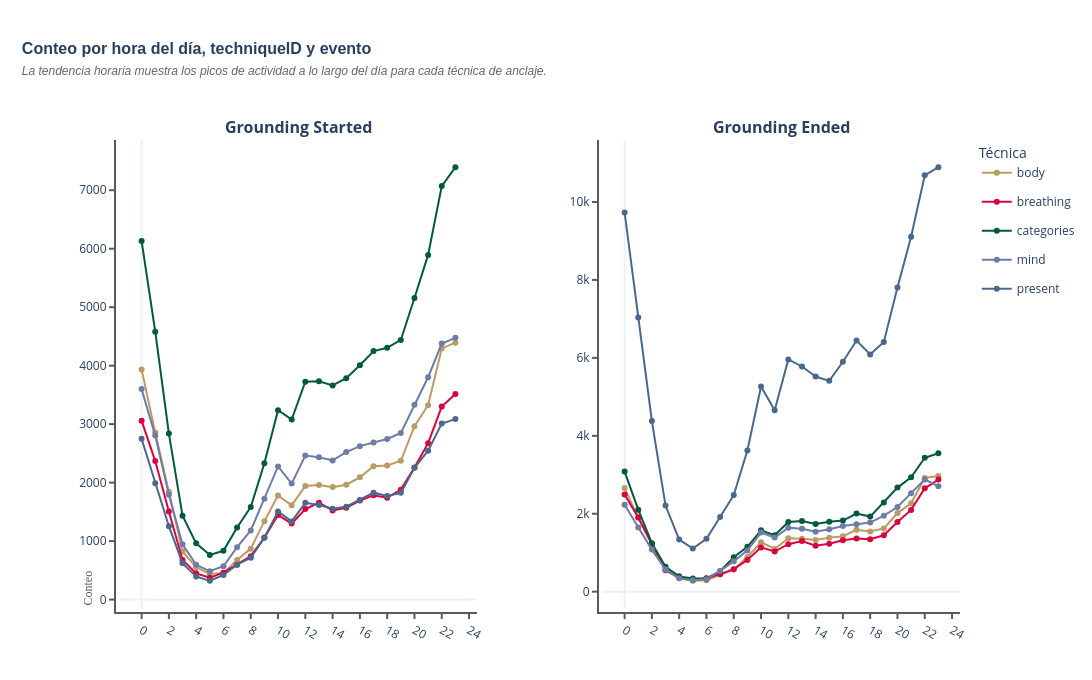

Notebook code cell kept with this figure:
### Code cell
#? 2. Visualizacion por hora del dia (0-23) segmentada por techniqueID

from plotly.subplots import make_subplots
import plotly.graph_objects as go

#? Agregacion por hora y techniqueID
agrupacion_hora_tech = (
    data_cleaned.groupby(['hora', 'techniqueID'])[['Grounding Started', 'Grounding Ended']]
    .sum()
    .reset_index()
)

events = ['Grounding Started', 'Grounding Ended']
fig = make_subplots(
    rows=1, cols=2,
    subplot_titles=[f'<b>{e}</b>' for e in events],
    horizontal_spacing=0.15
)

techniques = agrupacion_hora_tech['techniqueID'].unique()
shown_legends = set()

for col_idx, event in enumerate(events, start=1):
    for tech in techniques:
        tech_data = (agrupacion_hora_tech[agrupacion_hora_tech['techniqueID'] == tech]
                     .set_index('hora')
                     .reindex(range(24))
                     .reset_index()
                     .fillna(0))
        show_legend = tech not in shown_legends
        shown_legends.add(tech)
        fig.add_trace(
            go.Scatter(
                x=tech_data['hora'],
                y=tech_data[event],
                mode='lines+markers',
                name=tech,
                legendgroup=tech,
                showlegend=show_legend,
                line=dict(color=TECHNIQUE_COLORS.get(tech)),
                hovertemplate=f"Hora: %{{x}}:00<br>Eventos: %{{y:,.0f}}<br>Técnica: {tech}<extra></extra>"
            ),
            row=1, col=col_idx
        )

apply_dashboard_theme(
    fig,
    'Conteo por hora del día, techniqueID y evento',
    'La tendencia horaria muestra los picos de actividad a lo largo del día para cada técnica de anclaje.',
    height=680,
)
apply_dashboard_axes(fig, x_label='Hora del Día', y_label='Conteo', x_axis_label_distance=-0.2, y_axis_label_distance=-0.05)
fig.update_layout(legend_title='Técnica', hovermode='closest')
fig.update_xaxes(tickmode='linear', tick0=0, dtick=2)
fig.show()

### Figure 1 — Plotly figure (JSON) as saved in the notebook; plotly's stock layout.template omitted (floating-point values rounded to 4 significant figures)
{"data": [{"hovertemplate": "Hora: %{x}:00<br>Eventos: %{y:,.0f}<br>Técnica: body<extra></extra>", "legendgroup": "body", "line": {"color": "#BA9B65"}, "mode": "lines+markers", "name": "body", "showlegend": true, "x": [0, 1, 2, 3, 4, 5, 6, 7, 8, 9, 10, 11, 12, 13, 14, 15, 16, 17, 18, 19, 20, 21, 22, 23], "y": [3936, 2855, 1842, 822, 554, 439, 456, 676, 871, 1341, 1781, 1611, 1944, 1961, 1923, 1964, 2091, 2279, 2291, 2374, 2966, 3324, 4295, 4393], "type": "scatter", "xaxis": "x", "yaxis": "y"}, {"hovertemplate": "Hora: %{x}:00<br>Eventos: %{y:,.0f}<br>Técnica: breathing<extra></extra>", "legendgroup": "breathing", "line": {"color": "#D9043D"}, "mode": "lines+markers", "name": "breathing", "showlegend": true, "x": [0, 1, 2, 3, 4, 5, 6, 7, 8, 9, 10, 11, 12, 13, 14, 15, 16, 17, 18, 19, 20, 21, 22, 23], "y": [3059, 2368, 1507, 676, 448, 372, 459, 595, 742, 1060, 1446, 1299, 1548, 1656, 1525, 1570, 1692, 1782, 1740, 1880, 2259, 2675, 3301, 3514], "type": "scatter", "xaxis": "x", "yaxis": "y"}, {"hovertemplate": "Hora: %{x}:00<br>Eventos: %{y:,.0f}<br>Técnica: categories<extra></extra>", "legendgroup": "categories", "line": {"color": "#025940"}, "mode": "lines+markers", "name": "categories", "showlegend": true, "x": [0, 1, 2, 3, 4, 5, 6, 7, 8, 9, 10, 11, 12, 13, 14, 15, 16, 17, 18, 19, 20, 21, 22, 23], "y": [6132, 4581, 2838, 1434, 961, 762, 834, 1232, 1582, 2332, 3238, 3079, 3727, 3734, 3661, 3786, 4008, 4249, 4305, 4440, 5157, 5894, 7072, 7395], "type": "scatter", "xaxis": "x", "yaxis": "y"}, {"hovertemplate": "Hora: %{x}:00<br>Eventos: %{y:,.0f}<br>Técnica: mind<extra></extra>", "legendgroup": "mind", "line": {"color": "#6F7DA6"}, "mode": "lines+markers", "name": "mind", "showlegend": true, "x": [0, 1, 2, 3, 4, 5, 6, 7, 8, 9, 10, 11, 12, 13, 14, 15, 16, 17, 18, 19, 20, 21, 22, 23], "y": [3599, 2804, 1794, 944, 594, 484, 570, 895, 1183, 1722, 2277, 1983, 2463, 2434, 2379, 2522, 2624, 2686, 2746, 2848, 3333, 3802, 4377, 4476], "type": "scatter", "xaxis": "x", "yaxis": "y"}, {"hovertemplate": "Hora: %{x}:00<br>Eventos: %{y:,.0f}<br>Técnica: present<extra></extra>", "legendgroup": "present", "line": {"color": "#4A678C"}, "mode": "lines+markers", "name": "present", "showlegend": true, "x": [0, 1, 2, 3, 4, 5, 6, 7, 8, 9, 10, 11, 12, 13, 14, 15, 16, 17, 18, 19, 20, 21, 22, 23], "y": [2750, 1989, 1255, 619, 395, 320, 421, 596, 716, 1058, 1507, 1337, 1655, 1618, 1553, 1588, 1704, 1828, 1773, 1825, 2253, 2546, 3010, 3086], "type": "scatter", "xaxis": "x", "yaxis": "y"}, {"hovertemplate": "Hora: %{x}:00<br>Eventos: %{y:,.0f}<br>Técnica: body<extra></extra>", "legendgroup": "body", "line": {"color": "#BA9B65"}, "mode": "lines+markers", "name": "body", "showlegend": false, "x": [0, 1, 2, 3, 4, 5, 6, 7, 8, 9, 10, 11, 12, 13, 14, 15, 16, 17, 18, 19, 20, 21, 22, 23], "y": [2659, 1902, 1215, 545, 343, 278, 296, 437, 567, 891, 1268, 1097, 1372, 1357, 1327, 1387, 1423, 1589, 1546, 1624, 2016, 2270, 2917, 2967], "type": "scatter", "xaxis": "x2", "yaxis": "y2"}, {"hovertemplate": "Hora: %{x}:00<br>Eventos: %{y:,.0f}<br>Técnica: breathing<extra></extra>", "legendgroup": "breathing", "line": {"color": "#D9043D"}, "mode": "lines+markers", "name": "breathing", "showlegend": false, "x": [0, 1, 2, 3, 4, 5, 6, 7, 8, 9, 10, 11, 12, 13, 14, 15, 16, 17, 18, 19, 20, 21, 22, 23], "y": [2491, 1905, 1220, 558, 361, 299, 347, 451, 577, 812, 1137, 1031, 1218, 1302, 1181, 1232, 1322, 1363, 1346, 1447, 1789, 2099, 2653, 2878], "type": "scatter", "xaxis": "x2", "yaxis": "y2"}, {"hovertemplate": "Hora: %{x}:00<br>Eventos: %{y:,.0f}<br>Técnica: categories<extra></extra>", "legendgroup": "categories", "line": {"color": "#025940"}, "mode": "lines+markers", "name": "categories", "showlegend": false, "x": [0, 1, 2, 3, 4, 5, 6, 7, 8, 9, 10, 11, 12, 13, 14, 15, 16, 17, 18, 19, 20, 21, 22, 23], "y": [3083, 2104, 1246, 637, 393, 336, 341, 526, 884, 1150, 1574, 1448, 1787, 1812, 1739, 1795, 1826, 2006, 1927, 2289, 2671, 2936, 3436, 3551], "type": "scatter", "xaxis": "x2", "yaxis": "y2"}, {"hovertemplate": "Hora: %{x}:00<br>Eventos: %{y:,.0f}<br>Técnica: mind<extra></extra>", "legendgroup": "mind", "line": {"color": "#6F7DA6"}, "mode": "lines+markers", "name": "mind", "showlegend": false, "x": [0, 1, 2, 3, 4, 5, 6, 7, 8, 9, 10, 11, 12, 13, 14, 15, 16, 17, 18, 19, 20, 21, 22, 23], "y": [2229, 1646, 1080, 570, 345, 296, 322, 533, 779, 1060, 1518, 1388, 1639, 1612, 1540, 1600, 1684, 1733, 1773, 1950, 2172, 2529, 2877, 2705], "type": "scatter", "xaxis": "x2", "yaxis": "y2"}, {"hovertemplate": "Hora: %{x}:00<br>Eventos: %{y:,.0f}<br>Técnica: present<extra></extra>", "legendgroup": "present", "line": {"color": "#4A678C"}, "mode": "lines+markers", "name": "present", "showlegend": false, "x": [0, 1, 2, 3, 4, 5, 6, 7, 8, 9, 10, 11, 12, 13, 14, 15, 16, 17, 18, 19, 20, 21, 22, 23], "y": [9731, 7038, 4377, 2209, 1339, 1107, 1358, 1918, 2481, 3625, 5267, 4653, 5960, 5779, 5522, 5410, 5900, 6444, 6087, 6405, 7804, 9106, 10684, 10894], "type": "scatter", "xaxis": "x2", "yaxis": "y2"}], "layout": {"xaxis": {"anchor": "y", "domain": [0.0, 0.425], "showgrid": false, "title": {"text": ""}, "showline": true, "linewidth": 2, "linecolor": "#5A5A5C", "tickangle": 30, "ticks": "outside", "tickwidth": 2, "tickcolor": "#5A5A5C", "tickmode": "linear", "tick0": 0, "dtick": 2}, "yaxis": {"anchor": "x", "domain": [0.0, 1.0], "showgrid": false, "title": {"text": ""}, "showline": true, "linewidth": 2, "linecolor": "#5A5A5C", "ticks": "outside", "tickwidth": 2, "tickcolor": "#5A5A5C"}, "xaxis2": {"anchor": "y2", "domain": [0.575, 1.0], "showgrid": false, "title": {"text": ""}, "showline": true, "linewidth": 2, "linecolor": "#5A5A5C", "tickangle": 30, "ticks": "outside", "tickwidth": 2, "tickcolor": "#5A5A5C", "tickmode": "linear", "tick0": 0, "dtick": 2}, "yaxis2": {"anchor": "x2", "domain": [0.0, 1.0], "showgrid": false, "title": {"text": ""}, "showline": true, "linewidth": 2, "linecolor": "#5A5A5C", "ticks": "outside", "tickwidth": 2, "tickcolor": "#5A5A5C"}, "annotations": [{"font": {"size": 16}, "showarrow": false, "text": "<b>Grounding Started</b>", "x": 0.2125, "xanchor": "center", "xref": "paper", "y": 1.0, "yanchor": "bottom", "yref": "paper"}, {"font": {"size": 16}, "showarrow": false, "text": "<b>Grounding Ended</b>", "x": 0.7875, "xanchor": "center", "xref": "paper", "y": 1.0, "yanchor": "bottom", "yref": "paper"}, {"font": {"color": "#5A5A5C", "family": "Arial Black", "size": 12}, "showarrow": false, "text": "Hora del Día", "x": 0, "xanchor": "left", "xref": "paper", "y": -0.2, "yanchor": "bottom", "yref": "paper"}, {"font": {"color": "#5A5A5C", "family": "Arial Black", "size": 12}, "showarrow": false, "text": "Conteo", "textangle": -90, "x": -0.05, "xanchor": "left", "xref": "paper", "y": 0, "yanchor": "bottom", "yref": "paper"}], "title": {"font": {"size": 16, "family": "Arial"}, "text": "<b>Conteo por hora del día, techniqueID y evento</b><br><i><span style='font-size:12px;font-weight:200;color:#666'>La tendencia horaria muestra los picos de actividad a lo largo del día para cada técnica de anclaje.</span></i>", "x": 0.02, "xanchor": "left", "y": 0.92}, "margin": {"l": 120, "r": 120, "b": 70, "t": 140, "pad": 4}, "autosize": false, "width": 1200, "height": 680, "paper_bgcolor": "white", "plot_bgcolor": "white", "legend": {"title": {"text": "Técnica"}}, "hovermode": "closest"}}
